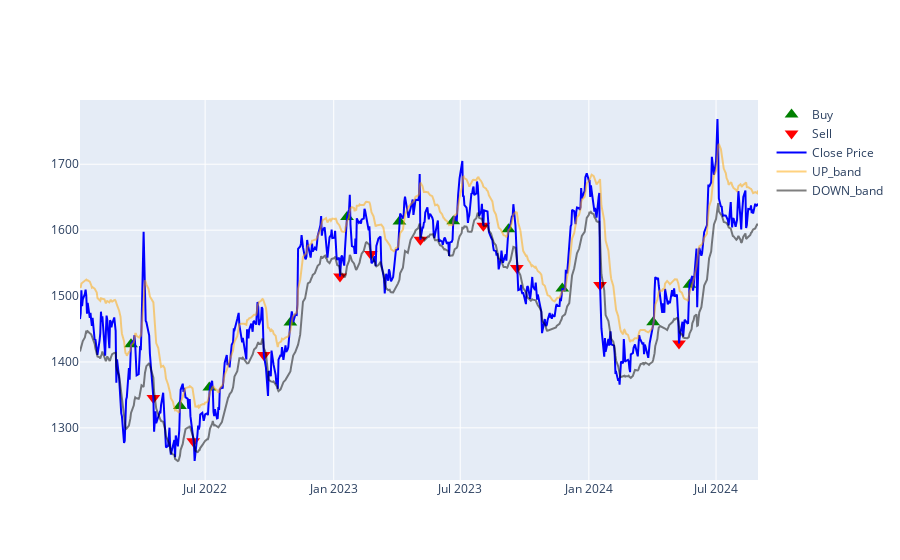

The notebook cell saved with this chart:
### Code cell
hdfc_df=atr(hdfc)
hdfc_df=hdfc_df.reset_index()

### Figure 1 — Plotly figure (JSON) as saved in the notebook; plotly's stock layout.template omitted (floating-point values rounded to 4 significant figures; data arrays with more than 128 entries replaced by an {"elided": "..."} marker saying what was removed)
{"data": [{"marker": {"color": "green", "size": 12, "symbol": "triangle-up"}, "mode": "markers", "name": "Buy", "type": "scatter", "x": ["2022-03-17T00:00:00", "2022-05-26T00:00:00", "2022-07-07T00:00:00", "2022-10-31T00:00:00", "2023-01-20T00:00:00", "2023-04-05T00:00:00", "2023-06-21T00:00:00", "2023-09-08T00:00:00", "2023-11-24T00:00:00", "2024-04-02T00:00:00", "2024-05-24T00:00:00"], "y": [1427.0, 1333.0, 1361.0, 1460.0, 1620.0, 1613.0, 1614.0, 1602.0, 1511.0, 1460.0, 1517.0]}, {"marker": {"color": "red", "size": 12, "symbol": "triangle-down"}, "mode": "markers", "name": "Sell", "type": "scatter", "x": ["2022-04-18T00:00:00", "2022-06-14T00:00:00", "2022-09-23T00:00:00", "2023-01-10T00:00:00", "2023-02-23T00:00:00", "2023-05-05T00:00:00", "2023-08-03T00:00:00", "2023-09-20T00:00:00", "2024-01-17T00:00:00", "2024-05-09T00:00:00"], "y": [1345.0, 1280.0, 1410.0, 1530.0, 1564.0, 1586.0, 1607.0, 1543.0, 1517.0, 1428]}, {"line": {"color": "blue"}, "name": "Close Price", "type": "scatter", "x": {"elided": "656 str values"}, "y": {"elided": "656 float values"}}, {"line": {"color": "orange"}, "name": "UP_band", "opacity": 0.5, "type": "scatter", "x": {"elided": "656 str values"}, "y": {"elided": "656 float values"}}, {"line": {"color": "black"}, "name": "DOWN_band", "opacity": 0.5, "type": "scatter", "x": {"elided": "656 str values"}, "y": {"elided": "656 float values"}}], "layout": {"autosize": true, "xaxis": {"autorange": true, "range": ["2022-01-03", "2024-08-30"], "type": "date"}, "yaxis": {"autorange": true, "range": [1221.0, 1797.0], "type": "linear"}}}
